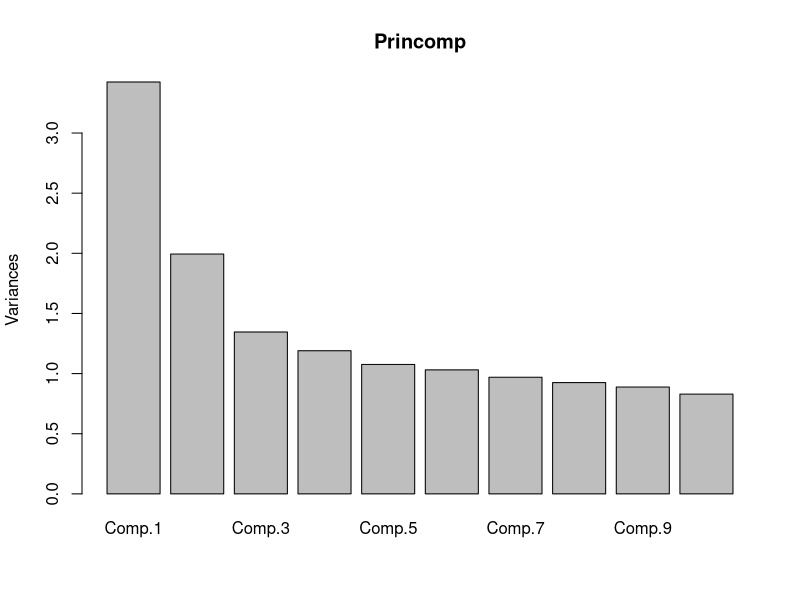
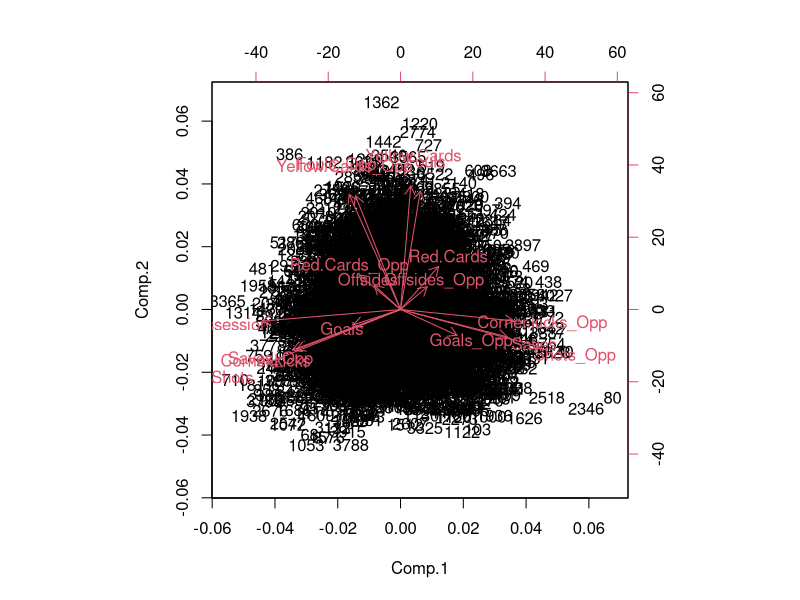

These charts were generated, in order, by the following R code: (Note: this script raises an error after producing the figures.)
#=============================================================================
#                   Create an index according to performance
#=============================================================================

cbPalette <- c( "#E69F00", "#56B4E9", "#009E73", "#F0E442",
               "#0072B2", "#D55E00", "#CC79A7")


library(magrittr)
library(stringr)
library(tidyverse)
library(ggplot2)
require(forecast)
options(stringsAsFactors = F)

theme_set(theme_minimal())

STATS <- read.csv('Index_performance/DATABASE.csv')

STATS[,-c(1:4)] %<>% sapply(as.numeric)
STATS$Date %<>%  as.Date


STATS %<>% filter(variable == 'Home')

#Principal components
Princomp <- princomp(STATS[,-c(1:4)], cor = T)

#Find number of components that explain most of the data
plot(Princomp)

#Biplot
biplot(Princomp)


#Loadings
(Loadings <- Princomp$loadings[,1:2] %>% round(2) %>% data.frame %>% 
  mutate(Attribute = rownames(.)) %>% 
  select(Attribute, everything()) %>% 
  arrange(Comp.1))


#Scores 2 component add it to DATA
STATS$PC1<- Princomp$scores[,1]
STATS$PC2<- Princomp$scores[,2]


#Plot time series of the Index by teams
ggplot(data= STATS, aes(x= Date, y = PC1, color = League)) + 
  geom_hline(yintercept= 0, colour ='red') +
  geom_line() + 
  facet_wrap(~Team) + 
  scale_color_manual(values=cbPalette)

#Box plot by teams
ggplot(data= STATS, aes(y = PC1, x = reorder(Team, PC1, FUN = median),  color = League)) + 
  geom_hline(yintercept= 0, colour ='red') +
  geom_boxplot(show.legend = F) + 
  facet_wrap(~League, scales = 'free_y') + coord_flip() + 
  scale_color_manual(values=cbPalette)

#Index of the best teams from 2011 to 2016 with more than 40 matches in the DB
STATS  %>% 
  group_by(Team) %>% filter(n()>30) %>%   summarise(
  Index.1 = mean(PC1),
  Index.2 = mean(PC2)
) %>% arrange(desc(Index.2)) %>% data.frame


# Missing to add a moving average so the index can determine the "current INdex'
# of each Team


STATS %<>% group_by(Team) %>%  filter(n()>30) %>%
  arrange(Date) %>% 
  mutate(
  M.A.PC1 = rollmeanr(PC1, 15, fill = NA ),
  M.A.PC2 = rollmeanr(PC2, 15, fill = NA )
)
  
#Plot time series of the Index by teams
ggplot(data= STATS, aes(x= Date )) + 
  geom_hline(yintercept= 0, colour ='red', size = .1) +
  geom_line(aes(y = PC1), colour = 'gray', linetype= 2) + 
  geom_line(aes(y = M.A.PC1, color = League)) + 
  facet_wrap(~Team) + 
  scale_color_manual(values=cbPalette)  


#How good does the index explains the result??

#Average according to the scores
AVG_PC1 <- STATS %>% group_by(Dif = Goals - Goals_Opp) %>% 
  summarise(
    PC1.mean = mean(PC1),
    count = n()
  )

ggplot(STATS, aes(y = PC1, group = Goals - Goals_Opp, x = Goals - Goals_Opp)) +
  geom_boxplot()

ggplot(data = STATS, aes(y = PC2, x = PC1)) + 
  geom_point(aes(color = Goals - Goals_Opp))  +
  scale_colour_gradient(low = 'white', high = 'red')
  
ggplot(data = STATS, aes(y = Goals, x =  PC1)) + 
  geom_jitter() +
  geom_smooth()

lm(formula =   Goals - Goals_Opp~PC1, data= STATS) %>% summary

#No explica mucho

#Using Moving average get the latest MA of each team and plot it

Index.2016 <- STATS %>% group_by(Team) %>% 
  filter(Date == max(Date)) %>% 
  select(Team, M.A.PC1, M.A.PC2, Date, League) %>% filter(Date>= as.Date('2016-11-01'))

ggplot(Index.2016, aes(x = M.A.PC1, y = M.A.PC2, color = League)) +
  geom_point(show.legend = F) +
  geom_text(aes(label = Team), check_overlap = TRUE, nudge_y = 0.08,
            show.legend = F)


#Why one league is divided by PC.2

STATS %>% group_by(League) %>% 
  summarise(
    Faltas.avg = mean(Faltas), 
    Amarillas.Avg = mean(Tarjetas.Amarillas),
    Rojas.Avg = mean(Tarjetas.Rojas)
  )
